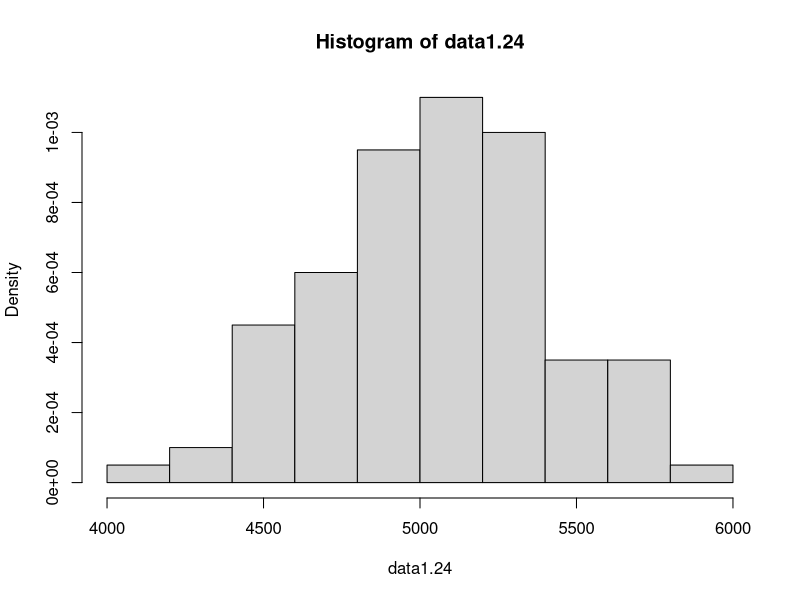

Write R code to recreate this figure.
## read the data for 1.24
data1.24 <- c(5434, 4948, 4521, 4570, 4900, 5702, 5241, 5112, 5015, 4659, 4806, 4637, 5670, 4381, 4820, 5043, 4886, 4599, 5288, 5299, 4848, 5378, 5260, 5055, 5828, 5218, 4859, 4780, 5027, 5008, 4609, 4772, 5133, 5095, 4618, 4848, 5089, 5518, 5333, 5164, 5342, 5069, 4755, 4925, 5001, 4803, 4951, 5679, 5256, 5207, 5621, 4918, 5138, 4786, 4500, 5461, 5049, 4974, 4592, 4173, 5269, 4965, 5170, 4740, 5173, 4568, 5653, 5078, 4900, 4968, 5248, 5245, 4723, 5275, 5419, 5205, 4452, 5227, 5555, 5388, 5498, 4681, 5076, 4774, 4931, 4493, 5309, 5582, 4308, 4823, 4417, 5364, 5640, 5069, 5188, 5764, 5273, 5042, 5189, 4986)
## sample size
length(data1.24)
## a density histogram
hist(data1.24, freq=FALSE, breaks=seq(4000, 6000, length.out=11))

## read the data for 1.36
data1.36 <- c(389, 356, 359, 363, 375, 424, 325, 394, 402, 373, 373, 370, 364, 366, 364, 325, 339, 393, 392, 369, 374, 359, 356, 403, 334, 397)
## sample size
length(data1.36)
## stem-and-leaf display
stem(data1.36)
